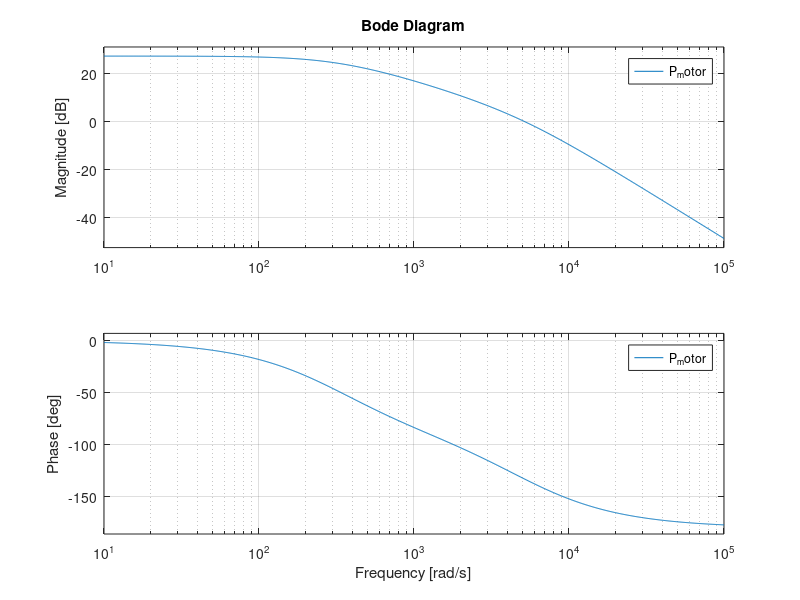

Write the MATLAB code that produced this figure. (Note: this script raises an error after producing the figure.)
clc
close all
clear all
close all
% Inductance
s = tf('s');
% Motor Torque Const & Electromotive force const
K = 42.9e-3
% Moment of intertia
J = 22.519e-7
% Mechanical Time Const
Tm = 3.09e-3
% Motor Viscous Friction Const
b = 2.18e-6;
% Inductance
L = 0.514e-3
% Electric Resistance
R = 2.68


global P_motor;
P_motor = K/((J*s + b)*(L*s + R) + K*K)

%linearSystemAnalyzer('step', P_motor);
figure(1)
bode(P_motor);grid on;
info = stepinfo(P_motor)
zsyz = zpk(P_motor)